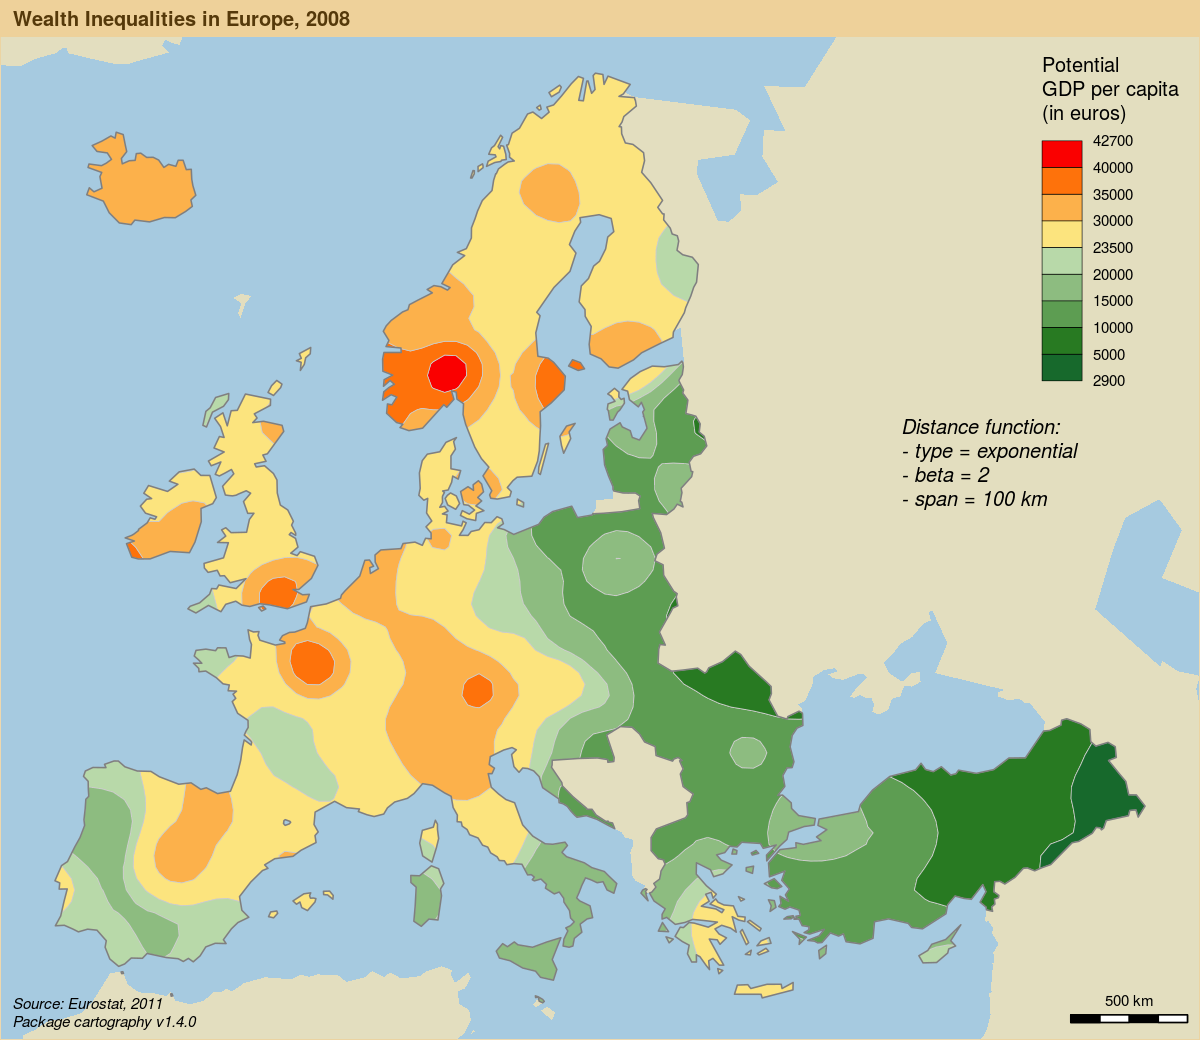

Here is the R script that generated this plot:
library(cartography)
# Load data
data(nuts2006)

# Create a grid layer
mygrid <- getGridLayer(spdf = nuts3.spdf, cellsize = 50000, type = "regular")
# # saveRDS(mygrid, 'example/mygrid.rds')
# mygrid <- readRDS('example/mygrid.rds')


nuts3.df$gdp <- nuts3.df$gdppps2008 * 1000000
# Compute data for the grid layer
df1 <- getGridData(x = mygrid, df = nuts3.df, var = "pop2008" )
df2 <- getGridData(x = mygrid, df = nuts3.df, var = "gdp" )
df1$gdp <- df2$gdp


v <- c(2920, 5000, 10000, 15000, 20000, 23500, 30000, 35000, 40000, 42720)

y <- smoothLayer(spdf = mygrid$spdf, df = df1, var = "gdp", var2 = "pop2008", breaks = v,  
                 span = 100000, beta = 2, mask = nuts0.spdf, resolution = 49000)


sizes <- getFigDim(spdf = nuts0.spdf, width = 1200, mar = c(0,0,1.2,0))

png(filename = "example/IsoplethMap.png", width = sizes[1], height = sizes[2],res = 150)

opar <- par(mar = c(0,0,1.2,0))

# Plot a layer with the extent of the EU28 countries with only a background color
plot(nuts0.spdf, border = NA, col = NA, bg = "#A6CAE0")

# Plot non european space
plot(world.spdf, col  = "#E3DEBF", border=NA, add=TRUE)
cols <- c(rev(carto.pal("green.pal", 5)), carto.pal("orange.pal", 4))
choroLayer(spdf = y, var = "center", col=cols, breaks = v, 
           legend.title.txt = "Potential\nGDP per capita\n(in euros)", legend.values.rnd = -2,
           border = "grey80", lwd = 0.5, add=T, legend.pos = "topright")


plot(rgeos::gBuffer(nuts0.spdf,FALSE , 1), add=T, col = NA, border = "grey50")


layoutLayer(title = "Wealth Inequalities in Europe, 2008", 
            author = "Package cartography v1.4.0", 
            sources = "Source: Eurostat, 2011", frame = TRUE, 
            scale = 500, 
            north = FALSE, theme = "sand.pal") 

text(x = 6271272, y = 3743765, 
     labels = "Distance function:\n- type = exponential\n- beta = 2\n- span = 100 km", 
     cex = 0.8, adj = 0, font = 3)

dev.off()
